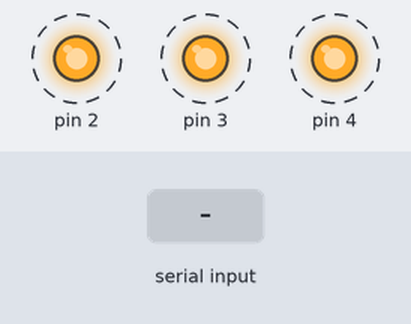
A sketch run on a simulated Arduino Mega 2560, built with avr-gcc and run on an emulated ATmega2560. Shown: output pins drawn as LEDs (lit = HIGH). Dashed ring = blinking. The test bench sets the inputs (shaded band).

Above: at 1.12 s.
1.6 s: "p" received over the second serial link
At 2.4 s:
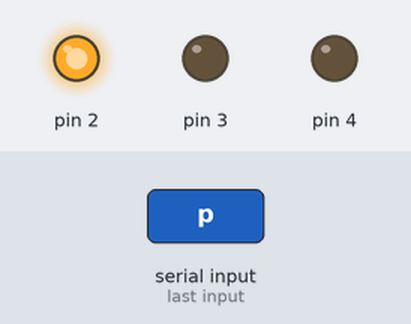
4.6 s: "a" received over the second serial link
At 4.6 s:
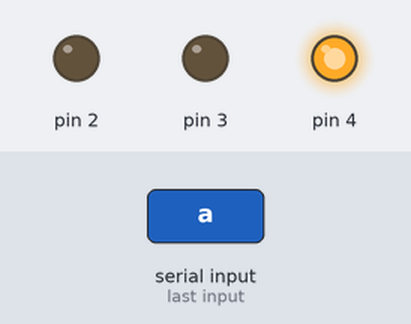
At 5.12 s:
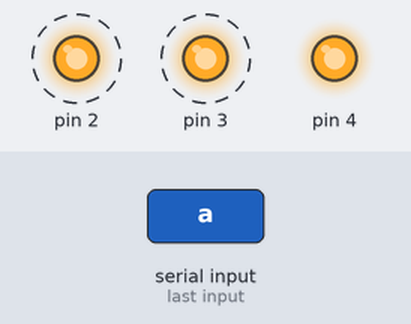
Timing chart, 0 to 13.6 s (numbered marks = the images above; inputs shaded):
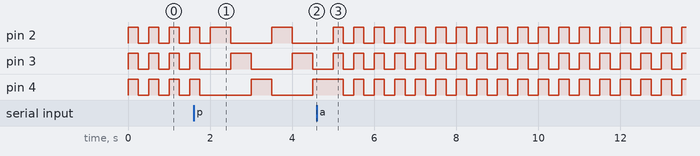

Measured:
- after the input at 4.6 s, pin 2, pin 4: alternates HIGH for 0.25 s and LOW for 0.25 s, starting after 0.65 s; pin 3: alternates HIGH for 0.25 s and LOW for 0.25 s, starting after 0.40 s

The sketch:

sketch_aug10d_recibir_arduino.ino
```cpp
/*
 *  RECIBIR pulsos enviados desde otra Arduino
*/

int pines[3];
bool encendido = false;
bool enviado = false;

void setup() {

  pines[0] = 2;
  pines[1] = 3;
  pines[2] = 4;

  pinMode(pines[0], OUTPUT);
  pinMode(pines[1], OUTPUT);
  pinMode(pines[2], OUTPUT);

  Serial1.begin(9600);

}

void loop() {

  if (encendido) {

    digitalWrite(pines[0], HIGH);
    delay(500);
    digitalWrite(pines[0], LOW);

    digitalWrite(pines[1], HIGH);
    delay(500);
    digitalWrite(pines[1], LOW);

    digitalWrite(pines[2], HIGH);
    delay(500);
    digitalWrite(pines[2], LOW);

    if (enviado) {
      Serial1.println("Semaforo en estado ENCENDIDO");
      enviado = false;
    }

  } else {

    digitalWrite(pines[0], HIGH);
    digitalWrite(pines[1], HIGH);
    digitalWrite(pines[2], HIGH);

    delay(250);

    digitalWrite(pines[0], LOW);
    digitalWrite(pines[1], LOW);
    digitalWrite(pines[2], LOW);

    if (!enviado) {
      Serial1.println("Semaforo en estado APAGADO");
      enviado = true;
    }

    delay(250);

  }

  if (Serial1.available()>0) {

    char dato = Serial1.read();

    if (dato=='p') encendido = true;
    if (dato=='a') encendido = false;

  }

}
```
